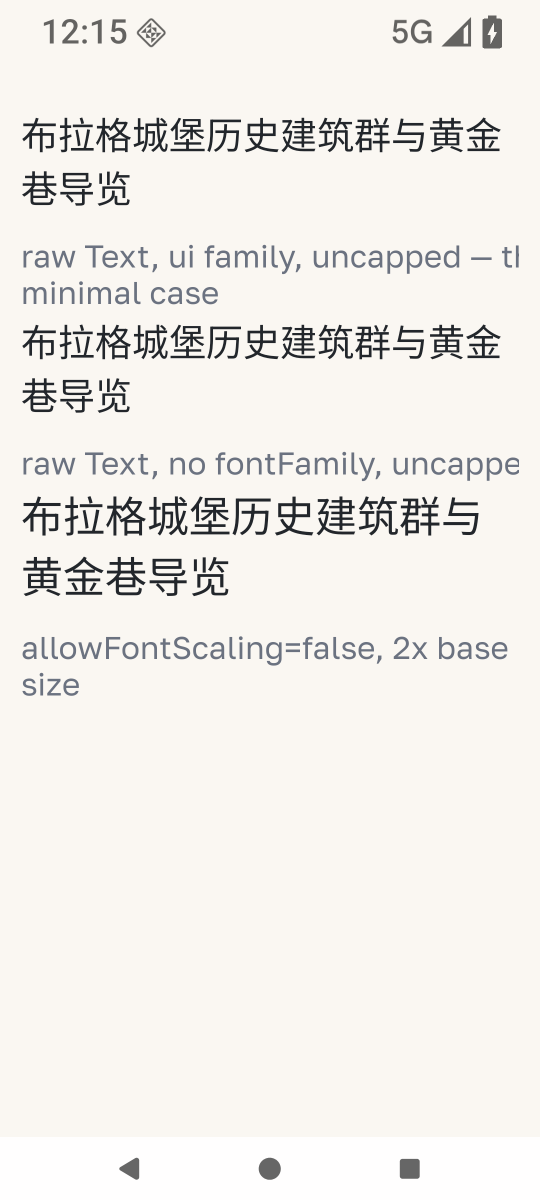
#> input picture docs/testing/evidence/2026-10-11-g718/minimal-scale2.png, 1080 x 2400 px (shown at 1/2 size)
$ python clip-metrics.py
#> lines starting #> are read from the running program, lines starting #| are printed output that depends on the picture
# Issue #718 — ink metrics over the committed scale-2.0 captures.
# Recomputes, from the committed PNGs alone, the numbers the results file and
# the proof command assert: the uncapped advance (the non-linear font-scale
# anomaly), the pinned and capped advances (the correct paths), and the hard
# ink clip at the probe raw row's view bottom. Run:
#   python docs/testing/evidence/2026-10-11-g718/clip-metrics.py
# Emits analysis.json next to this file.
from PIL import Image
import json
import os
import numpy as np

HERE = os.path.dirname(os.path.abspath(__file__))


def clusters(img_path, y0, y1, thresh=110, min_w=8):
    im = Image.open(img_path).convert("L")
    band = np.array(im)[y0:y1, 40:1040]
    ink = (band < thresh).any(axis=0)
    boxes, start = [], None
    for i, v in enumerate(ink):
        if v and start is None:
            start = i
        if not v and start is not None:
            if i - start > min_w:
                boxes.append((start, i))
            start = None
    if start is not None:
        boxes.append((start, len(ink)))
    return boxes


def advances(boxes):
    s = [b[0] for b in boxes]
    return [s[i + 1] - s[i] for i in range(len(s) - 1)]


def median(vals):
    v = sorted(vals)
    n = len(v)
    return v[n // 2] if n % 2 else (v[n // 2 - 1] + v[n // 2]) / 2


def ink_rows(img_path, y0, y1, thresh=110):
    im = Image.open(img_path).convert("L")
    band = np.array(im)[y0:y1, 40:1040]
    rows = (band < thresh).sum(axis=1)
    nz = [(y0 + i, int(v)) for i, v in enumerate(rows) if v]
    return nz


def main():
    out = {}

    # The minimal raw row (uncapped Text, font_scale 2.0): line 1 spans
    # y 212..340 per raw-minimal-scale2.json han-node-0 bounds.
    boxes = clusters(os.path.join(HERE, "minimal-scale2.png"), 212, 340)
#> in clusters, `band = np.array(im)[y0:y1, 40:1040]`:
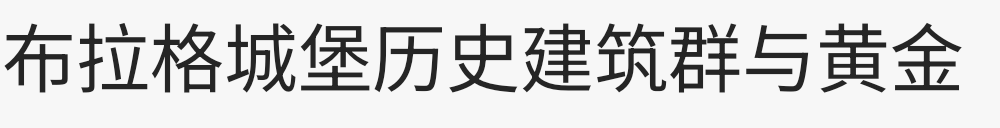
#> band: shape (128, 1000); min 37, max 247, mean 211.9
#> the loop in clusters, `for i, v in enumerate(ink):` made 1000 passes
#> v on passes 1 to 12: False, False, False, False, False, True, True, True, True, True, True, True
#> after the loop in clusters, `for i, v in enumerate(ink):`: boxes = [(5, 71), (79, 147), (152, 221), (227, 295), (301, 369), (375, 442), (450, 517), (523, 590), (597, 666), (671, 739), (746, 808), (820, 886), (893, 961)]
    adv = [d for d in advances(boxes) if d > 40]
#> in advances, `s = [b[0] for b in boxes]`: s = [5, 79, 152, 227, 301, 375, 450, 523, 597, 671, 746, 820, 893]
#> adv = [74, 73, 75, 74, 74, 75, 73, 74, 74, 75, 74, 73]
    out["minimal_raw_line1"] = {
        "glyph_clusters": len(boxes),
        "median_advance_px": median(adv),
        "note": "uncapped Text at font_scale 2.0: advance ~74px = 1.77x of the 42px base (16sp x 2.625 density, 420dpi), not the linear 2.0x=84px",
    }
#> in median, `v = sorted(vals)`: v = [73, 73, 73, 74, 74, 74, 74, 74, 74, 75, 75, 75]
#> in median, `n = len(v)`: n = 12

    # The minimal size-control row (allowFontScaling=false, 28dp): y 967..1085.
    boxes = clusters(os.path.join(HERE, "minimal-scale2.png"), 967, 1085)
#> call 2 of clusters, with y0 = 967, y1 = 1085, thresh = 110, min_w = 8
#> in clusters (call 2), `band = np.array(im)[y0:y1, 40:1040]`:
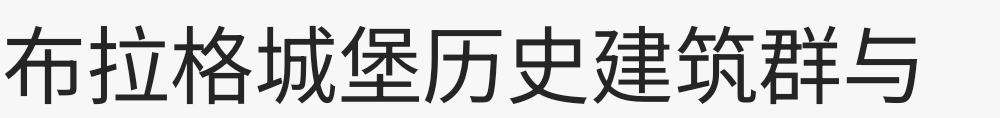
#> band: shape (118, 1000); min 37, max 247, mean 205.8
#> the loop in clusters (call 2), `for i, v in enumerate(ink):` made 1000 passes
#> after the loop in clusters (call 2), `for i, v in enumerate(ink):`: boxes = [(5, 81), (90, 167), (173, 251), (258, 335), (342, 419), (425, 501), (511, 586), (594, 670), (678, 756), (761, 839), (847, 917)]
    adv = [d for d in advances(boxes) if d > 40]
#> adv = [85, 83, 85, 84, 83, 86, 83, 84, 83, 86]
    out["minimal_pinned_line1"] = {
        "glyph_clusters": len(boxes),
        "median_advance_px": median(adv),
        "note": "pinned 28dp Text: advance ~84px = exactly 2.0x of 42px (linear DIP path, correct)",
    }

    # The probe raw row (the recorded G21.47 surface): y 2030..2110.
    boxes = clusters(os.path.join(HERE, "probe-scale2.png"), 2030, 2110)
#> call 3 of clusters, with y0 = 2030, y1 = 2110, thresh = 110, min_w = 8
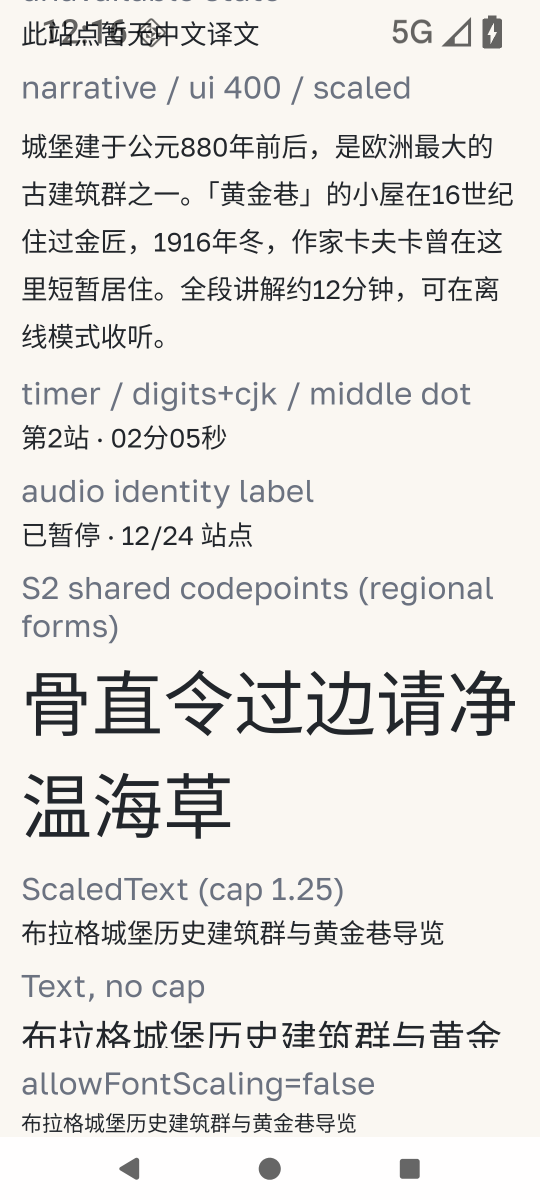
#> input picture docs/testing/evidence/2026-10-11-g718/probe-scale2.png, 1080 x 2400 px (shown at 1/2 size)
#> in clusters (call 3), `band = np.array(im)[y0:y1, 40:1040]`:
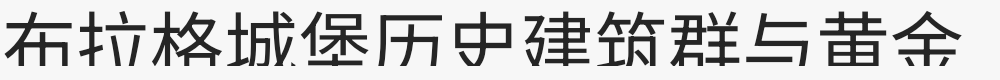
#> band: shape (80, 1000); min 37, max 247, mean 201.5
#> the loop in clusters (call 3), `for i, v in enumerate(ink):` made 1000 passes
#> after the loop in clusters (call 3), `for i, v in enumerate(ink):`: boxes = [(5, 71), (79, 103), (106, 145), (152, 221), (227, 295), (301, 368), (379, 442), (455, 511), (525, 544), (545, 590), (597, 664), (671, 739), (746, 808), (820, 886), (893, 961)]
    adv = [d for d in advances(boxes) if d > 40]
#> adv = [74, 46, 75, 74, 78, 76, 70, 52, 74, 75, 74, 73]
    out["probe_raw_line1"] = {
        "glyph_clusters": len(boxes),
        "median_advance_px": median(adv),
        "note": "the recorded surface's uncapped row: same ~74px non-linear advance",
    }

    # The hard clip: ink rows of the probe raw row; the profile must end
    # abruptly at the view bottom y=2096 (raw-probe-scale2.json han-node-2).
    nz = ink_rows(os.path.join(HERE, "probe-scale2.png"), 2000, 2130)
#> in ink_rows, `band = np.array(im)[y0:y1, 40:1040]`:
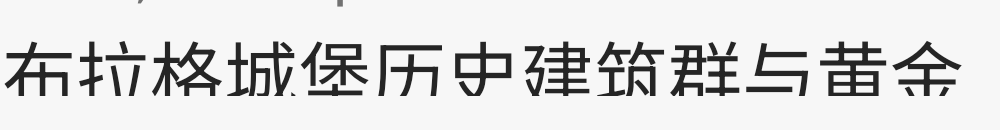
#> band: shape (130, 1000); min 37, max 247, mean 219
#> in ink_rows, `rows = (band < thresh).sum(axis=1)`: rows = 130 values, max 434 at index 56, min 0 at index 0, mean 124.8
#> in ink_rows, `nz = [(y0 + i, int(v)) for i, v in enumerate(rows) if v]`: nz = 55 pairs, first value 2041 to 2095, second value 2 to 434
    last_y, last_v = nz[-1]
#> last_y = 2095; last_v = 253
    tail = [v for _, v in nz[-4:]]
#> tail = [333, 300, 310, 253]
    out["probe_raw_clip"] = {
        "ink_last_y": last_y,
        "ink_last_row_px": last_v,
        "tail_ink_px": tail,
        "view_bottom_y": 2096,
        "note": "ink ends at the view bottom with no taper (a full row of ink cut mid-stroke); the correct glyph bottoms extend ~13px further",
    }

    # The scale-1.0 baseline: the same probe row renders correctly.
    boxes = clusters(os.path.join(HERE, "probe-scale1.png"), 2076, 2138)
#> call 4 of clusters, with y0 = 2076, y1 = 2138, thresh = 110, min_w = 8
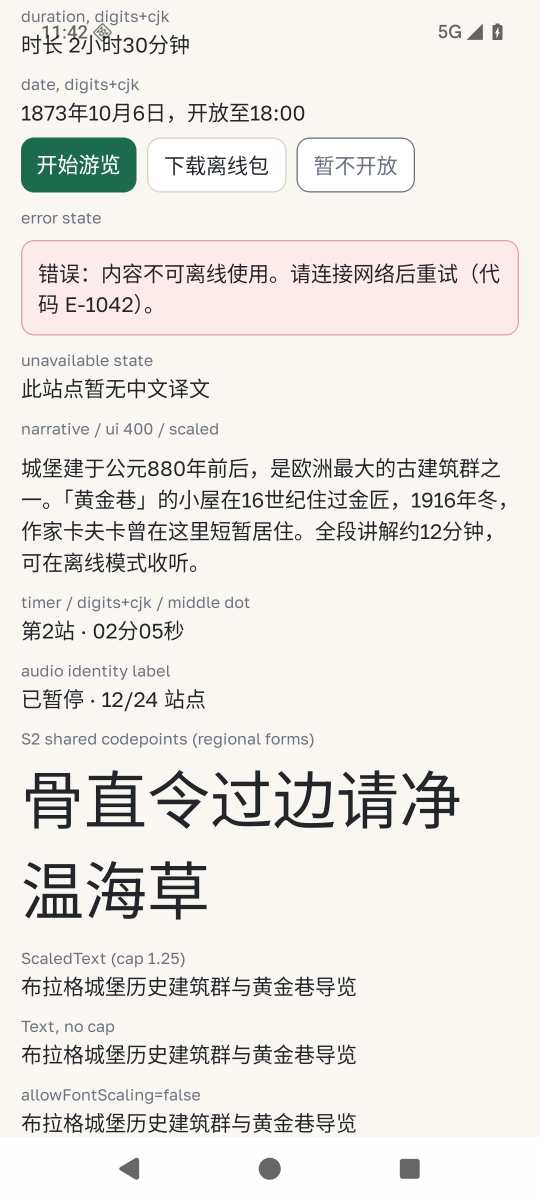
#> input picture docs/testing/evidence/2026-10-11-g718/probe-scale1.png, 1080 x 2400 px (shown at 1/2 size)
#> in clusters (call 4), `band = np.array(im)[y0:y1, 40:1040]`:
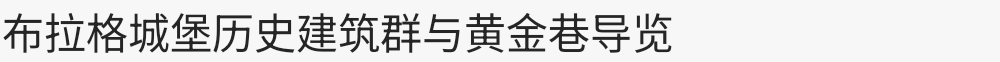
#> band: shape (62, 1000); min 37, max 247, mean 218.4
#> the loop in clusters (call 4), `for i, v in enumerate(ink):` made 1000 passes
#> after the loop in clusters (call 4), `for i, v in enumerate(ink):`: boxes = [(4, 41), (46, 84), (88, 126), (130, 168), (172, 210), (214, 252), (256, 294), (298, 336), (340, 379), (382, 420), (425, 459), (467, 504), (508, 546), (550, 588), (593, 629), (636, 671)]
    adv = [d for d in advances(boxes) if d > 20]
#> adv = [42, 42, 42, 42, 42, 42, 42, 42, 42, 43, 42, 41, 42, 43, 43]
    out["probe_raw_line1_scale1"] = {
        "glyph_clusters": len(boxes),
        "median_advance_px": median(adv) if adv else None,
        "note": "font_scale 1.0: 16 glyphs in one line, advance 42px = 1.0x, no clip",
    }

    out["density"] = 2.625  # 420dpi physical (wm density); ro.sf.lcd_density is empty on this AVD image
    out["base_font_px"] = 42  # 16sp (font.base-size) x 2.625 (420dpi)
    out["font_scale"] = 2.0
    out["non_linear_ratio"] = round(out["minimal_raw_line1"]["median_advance_px"] / 42, 3)
    out["linear_ratio"] = round(out["minimal_pinned_line1"]["median_advance_px"] / 42, 3)

    path = os.path.join(HERE, "analysis.json")
    with open(path, "w", encoding="utf-8") as f:
        json.dump(out, f, indent=2)
        f.write("\n")
    print(json.dumps(out, indent=2))
#| {
#|   "minimal_raw_line1": {
#|     "glyph_clusters": 13,
#|     "median_advance_px": 74.0,
#|     "note": "uncapped Text at font_scale 2.0: advance ~74px = 1.77x of the 42px base (16sp x 2.625 density, 420dpi), not the linear 2.0x=84px"
#|   },
#|   "minimal_pinned_line1": {
#|     "glyph_clusters": 11,
#|     "median_advance_px": 84.0,
#|     "note": "pinned 28dp Text: advance ~84px = exactly 2.0x of 42px (linear DIP path, correct)"
#|   },
#|   "probe_raw_line1": {
#> (further printed lines are left out)


if __name__ == "__main__":
    main()
